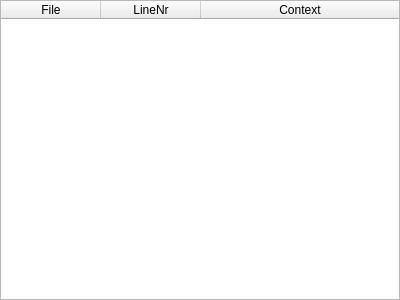
<?xml version="1.0" encoding="UTF-8"?>
<ui version="4.0">
 <class>ResultsView</class>
 <widget class="QWidget" name="ResultsView">
  <property name="geometry">
   <rect>
    <x>0</x>
    <y>0</y>
    <width>400</width>
    <height>300</height>
   </rect>
  </property>
  <property name="windowTitle">
   <string>Form</string>
  </property>
  <layout class="QHBoxLayout" name="horizontalLayout">
   <property name="spacing">
    <number>0</number>
   </property>
   <property name="leftMargin">
    <number>0</number>
   </property>
   <property name="topMargin">
    <number>0</number>
   </property>
   <property name="rightMargin">
    <number>0</number>
   </property>
   <property name="bottomMargin">
    <number>0</number>
   </property>
   <item>
    <widget class="QTableWidget" name="tableWidget">
     <property name="sizeAdjustPolicy">
      <enum>QAbstractScrollArea::AdjustToContents</enum>
     </property>
     <property name="editTriggers">
      <set>QAbstractItemView::NoEditTriggers</set>
     </property>
     <property name="showDropIndicator" stdset="0">
      <bool>false</bool>
     </property>
     <property name="dragDropOverwriteMode">
      <bool>false</bool>
     </property>
     <property name="alternatingRowColors">
      <bool>true</bool>
     </property>
     <property name="selectionMode">
      <enum>QAbstractItemView::SingleSelection</enum>
     </property>
     <property name="selectionBehavior">
      <enum>QAbstractItemView::SelectRows</enum>
     </property>
     <property name="textElideMode">
      <enum>Qt::ElideMiddle</enum>
     </property>
     <property name="sortingEnabled">
      <bool>false</bool>
     </property>
     <property name="cornerButtonEnabled">
      <bool>false</bool>
     </property>
     <attribute name="horizontalHeaderCascadingSectionResizes">
      <bool>true</bool>
     </attribute>
     <attribute name="horizontalHeaderShowSortIndicator" stdset="0">
      <bool>false</bool>
     </attribute>
     <attribute name="horizontalHeaderStretchLastSection">
      <bool>true</bool>
     </attribute>
     <attribute name="verticalHeaderVisible">
      <bool>true</bool>
     </attribute>
     <attribute name="verticalHeaderDefaultSectionSize">
      <number>20</number>
     </attribute>
     <attribute name="verticalHeaderMinimumSectionSize">
      <number>15</number>
     </attribute>
     <attribute name="verticalHeaderStretchLastSection">
      <bool>false</bool>
     </attribute>
     <column>
      <property name="text">
       <string>File</string>
      </property>
     </column>
     <column>
      <property name="text">
       <string>LineNr</string>
      </property>
     </column>
     <column>
      <property name="text">
       <string>Context</string>
      </property>
     </column>
    </widget>
   </item>
  </layout>
 </widget>
 <resources/>
 <connections/>
</ui>
